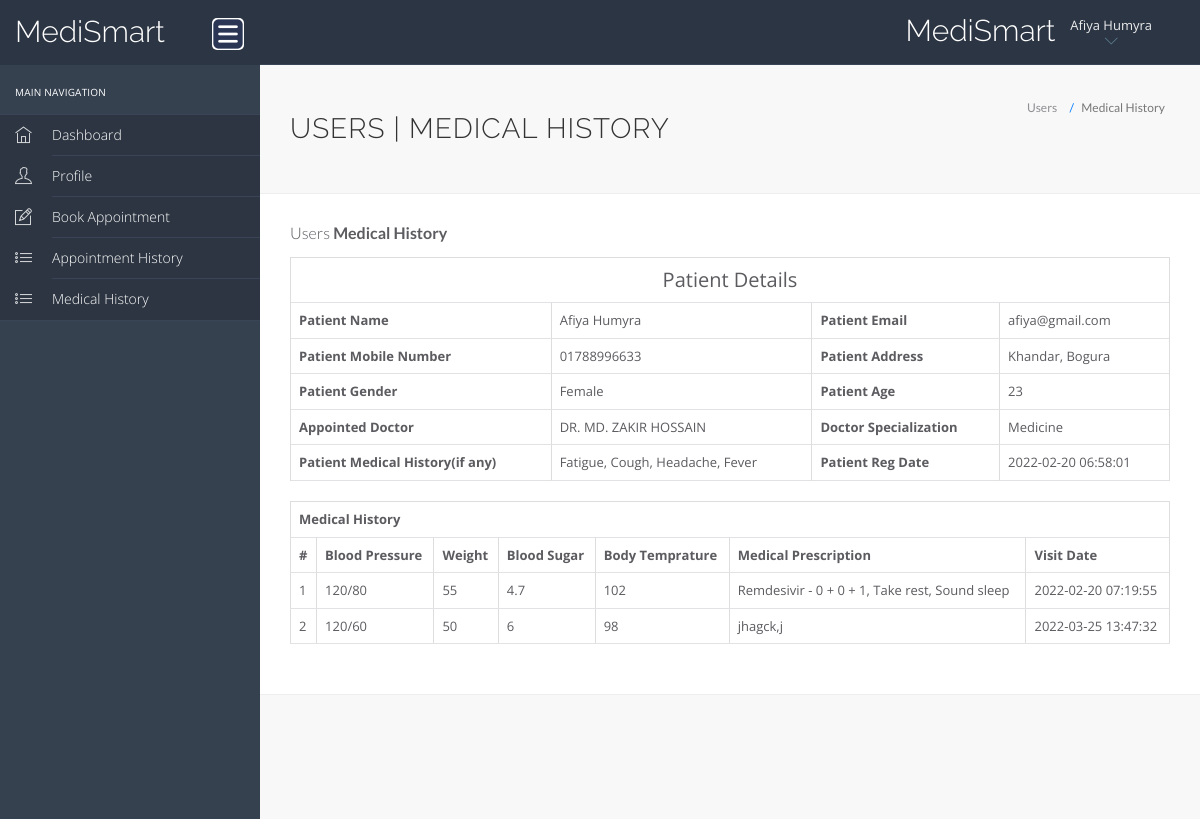
Screenshot of /hms/view-medhistory.php?viewid=1 (signed in) with the database file from the repository.
### tables this page shows
CREATE TABLE `users` (
  `id` int(11) NOT NULL,
  `fullName` varchar(255) DEFAULT NULL,
  `profile_pic` varchar(255) NOT NULL,
  `address` longtext DEFAULT NULL,
  `city` varchar(255) DEFAULT NULL,
  `gender` varchar(255) DEFAULT NULL,
  `email` varchar(255) DEFAULT NULL,
  `password` varchar(255) DEFAULT NULL,
  `regDate` timestamp NULL DEFAULT current_timestamp(),
  `updationDate` timestamp NULL DEFAULT NULL ON UPDATE current_timestamp()
);

CREATE TABLE `tblpatient` (
  `ID` int(10) NOT NULL,
  `Docid` int(10) DEFAULT NULL,
  `PatientName` varchar(200) DEFAULT NULL,
  `PatientContno` varchar(13) DEFAULT NULL,
  `PatientEmail` varchar(200) DEFAULT NULL,
  `PatientGender` varchar(50) DEFAULT NULL,
  `PatientAdd` mediumtext DEFAULT NULL,
  `PatientAge` int(10) DEFAULT NULL,
  `PatientMedhis` mediumtext DEFAULT NULL,
  `CreationDate` timestamp NULL DEFAULT current_timestamp(),
  `UpdationDate` timestamp NULL DEFAULT NULL ON UPDATE current_timestamp()
);

CREATE TABLE `doctors` (
  `id` int(11) NOT NULL,
  `specilization` varchar(255) DEFAULT NULL,
  `doctorName` varchar(255) DEFAULT NULL,
  `profile_pic` varchar(255) NOT NULL,
  `docgender` varchar(10) NOT NULL,
  `docdegree` varchar(255) NOT NULL,
  `address` longtext DEFAULT NULL,
  `docFees` varchar(255) DEFAULT NULL,
  `practicedays` varchar(30) NOT NULL,
  `practicetime` varchar(30) NOT NULL,
  `contactno` varchar(13) DEFAULT NULL,
  `docEmail` varchar(255) DEFAULT NULL,
  `password` varchar(255) DEFAULT NULL,
  `creationDate` timestamp NULL DEFAULT current_timestamp(),
  `updationDate` timestamp NULL DEFAULT NULL ON UPDATE current_timestamp()
);

CREATE TABLE `tblmedicalhistory` (
  `ID` int(10) NOT NULL,
  `PatientID` int(10) DEFAULT NULL,
  `BloodPressure` varchar(200) DEFAULT NULL,
  `BloodSugar` varchar(200) NOT NULL,
  `Weight` varchar(100) DEFAULT NULL,
  `Temperature` varchar(200) DEFAULT NULL,
  `MedicalPres` mediumtext DEFAULT NULL,
  `CreationDate` timestamp NOT NULL DEFAULT current_timestamp() ON UPDATE current_timestamp()
);

### hms/view-medhistory.php (the view, shortened to what this page needs)
<?php
include('include/config.php');
?>
<!DOCTYPE html>
<html lang="en">
<head>
    <link rel="stylesheet" href="vendor/bootstrap/css/bootstrap.min.css">
    <link rel="stylesheet" href="vendor/fontawesome/css/font-awesome.min.css">
    <link rel="stylesheet" href="vendor/themify-icons/themify-icons.min.css">
    <link href="vendor/animate.css/animate.min.css" rel="stylesheet" media="screen">
    <link href="vendor/perfect-scrollbar/perfect-scrollbar.min.css" rel="stylesheet" media="screen">
    <link href="vendor/switchery/switchery.min.css" rel="stylesheet" media="screen">
    <link href="vendor/bootstrap-touchspin/jquery.bootstrap-touchspin.min.css" rel="stylesheet" media="screen">
    <link href="vendor/select2/select2.min.css" rel="stylesheet" media="screen">
    <link href="vendor/bootstrap-datepicker/bootstrap-datepicker3.standalone.min.css" rel="stylesheet" media="screen">
    <link href="vendor/bootstrap-timepicker/bootstrap-timepicker.min.css" rel="stylesheet" media="screen">
    <link rel="stylesheet" href="assets/css/styles.css">
    <link rel="stylesheet" href="assets/css/plugins.css">
    <link rel="stylesheet" href="assets/css/themes/theme-5.css" id="skin_color" />
</head>
<body>
    <div id="app">
        <?php include('include/sidebar.php');?>
        <div class="app-content">
            <?php include('include/header.php');?>
            <div class="main-content">
                <div class="wrap-content container" id="container">
                    <section id="page-title">
                        <div class="row">
                            <div class="col-sm-8">
                                <h1 class="mainTitle">Users | Medical History</h1>
                            </div>
                            <ol class="breadcrumb">
                                <li>
                                    <span>Users</span>
                                </li>
                                <li class="active">
                                    <span>Medical History</span>
                                </li>
                            </ol>
                        </div>
                    </section>
                    <div class="container-fluid container-fullw bg-white">
                        <div class="row">
                            <div class="col-md-12">
                                <h5 class="over-title margin-bottom-15">Users <span class="text-bold">Medical
                                        History</span></h5>
                                <?php
                               		$vid=$_GET['viewid'];
									$ret=mysqli_query($con,"SELECT * FROM tblpatient, doctors WHERE tblpatient.Docid = doctors.id and tblpatient.ID='$vid'");
									$cnt=1;
									while ($row=mysqli_fetch_array($ret)) {
								?>
                                <table border="1" class="table table-bordered">
                                    <tr align="center">
                                        <td colspan="4" style="font-size:20px;color:blue">
                                            Patient Details</td>
                                    </tr>
                                    <tr>
                                        <th scope>Patient Name</th>
                                        <td><?php  echo $row['PatientName'];?></td>
                                        <th scope>Patient Email</th>
                                        <td><?php  echo $row['PatientEmail'];?></td>
                                    </tr>
                                    <tr>
                                        <th scope>Patient Mobile Number</th>
                                        <td><?php  echo $row['PatientContno'];?></td>
                                        <th>Patient Address</th>
                                        <td><?php  echo $row['PatientAdd'];?></td>
                                    </tr>
                                    <tr>
                                        <th>Patient Gender</th>
                                        <td><?php  echo $row['PatientGender'];?></td>
                                        <th>Patient Age</th>
                                        <td><?php  echo $row['PatientAge'];?></td>
                                    </tr>
                                    <tr>
                                        <th>Appointed Doctor</th>
                                        <td><?php  echo $row['doctorName'];?></td>
                                        <th>Doctor Specialization</th>
                                        <td><?php  echo $row['specilization'];?></td>
                                    </tr>
                                    <tr>
                                        <th>Patient Medical History(if any)</th>
                                        <td><?php  echo $row['PatientMedhis'];?></td>
                                        <th>Patient Reg Date</th>
                                        <td><?php  echo $row['CreationDate'];?></td>
                                    </tr>
                                    <?php }?>
                                </table>
                                <?php
$ret=mysqli_query($con,"select * from tblmedicalhistory  where PatientID='$vid'");
 ?>
                                <table id="datatable" class="table table-bordered dt-responsive nowrap"
                                    style="border-collapse: collapse; border-spacing: 0; width: 100%;">
                                    <tr align="center">
                                        <th colspan="8">Medical History</th>
                                    </tr>
                                    <tr>
                                        <th>#</th>
                                        <th>Blood Pressure</th>
                                        <th>Weight</th>
                                        <th>Blood Sugar</th>
                                        <th>Body Temprature</th>
                                        <th>Medical Prescription</th>
                                        <th>Visit Date</th>
                                    </tr>
                                    <?php
while ($row=mysqli_fetch_array($ret)) {
  ?>
                                    <tr>
                                        <td><?php echo $cnt;?></td>
                                        <td><?php  echo $row['BloodPressure'];?></td>
                                        <td><?php  echo $row['Weight'];?></td>
                                        <td><?php  echo $row['BloodSugar'];?></td>
                                        <td><?php  echo $row['Temperature'];?></td>
                                        <td><?php  echo $row['MedicalPres'];?></td>
                                        <td><?php  echo $row['CreationDate'];?></td>
                                    </tr>
                                    <?php $cnt=$cnt+1;} ?>
                                </table>
                            </div>
                        </div>
                    </div>
                </div>
            </div>
        </div>
    </div>
    <?php include('include/footer.php');?>
</body>
</html>

### hms/include/header.php (shortened to what this page needs)
<header class="navbar navbar-default navbar-static-top">
    <div class="navbar-header">
        <a class="navbar-brand" href="#">
            <h2 style="padding-top:10%; color: white;">MediSmart</h2>
        </a>
        <a href="#" class="sidebar-toggler pull-right visible-md visible-lg" data-toggle-class="app-sidebar-closed"
            data-toggle-target="#app">
            <img src="./assets/images/menu.png" alt="Menu" width="32" height="32"
                style="background-color: white; border-radius: 5px;">
        </a>
    </div>
    <div class="navbar-collapse collapse">
        <ul class="nav navbar-right">
            <li style="padding-top:5% ">
                <h2 style="color: white">MediSmart</h2>
            </li>
            <li class="dropdown current-user">
                <a href class="dropdown-toggle" data-toggle="dropdown">
                    <span class="username">
                        <?php $query=mysqli_query($con,"select fullName from users where id='".$_SESSION['id']."'");
                            while($row=mysqli_fetch_array($query))
                            {
                                echo $row['fullName'];
                            }
						?> <i class="ti-angle-down"></i></i></span>
                </a>
            </li>
        </ul>
    </div>
</header>

### hms/assets/css/themes/theme-5.css (style rules this page uses)
body { background: #f8f8f8; }
header .navbar-header { background: #2c3543 !important; border-right-color: transparent !important; border-bottom-color: transparent !important; }
header .navbar-header .sidebar-toggler, header .navbar-header .sidebar-mobile-toggler { color: #5f8295 !important; }
header .navbar-header .navbar-brand { color: #ffffff !important; }
header .navbar-collapse { background: #2c3543 !important; border-bottom-color: #394557 !important; box-shadow: none !important; }
header .navbar-collapse .navbar-right > li > a { color: #ffffff; }
header .navbar-collapse .navbar-right > li > a i { color: #5f8295 !important; }

### rows the page displays
users: fullName "Afiya Humyra"
tblpatient: PatientName "Afiya Humyra", PatientEmail "afiya@gmail.com", PatientContno "01788996633", PatientAdd "Khandar, Bogura", PatientGender "Female", PatientAge "23", doctors.doctorName "DR. MD. ZAKIR HOSSAIN", doctors.specilization "Medicine", PatientMedhis "Fatigue, Cough, Headache, Fever", CreationDate "2022-02-20 06:58:01"
tblmedicalhistory: BloodPressure "120/80", Weight "55", BloodSugar "4.7", Temperature "102", MedicalPres "Remdesivir - 0 + 0 + 1, Take rest, Sound sleep", CreationDate "2022-02-20 07:19:55"
tblmedicalhistory: BloodPressure "120/60", Weight "50", BloodSugar "6", Temperature "98", MedicalPres "jhagck,j", CreationDate "2022-03-25 13:47:32"
